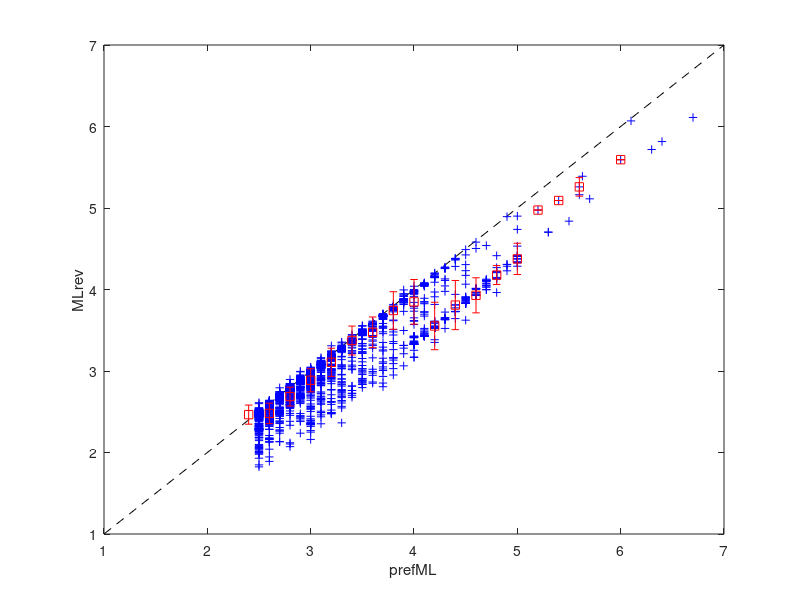

Write the MATLAB code that produced this figure.
% get_M_corr_fact.m
% 
% Develop generic relations to correct magnitudes for unknown types that 
% do not have a RevML field prior to 1986
% *************************************************************************

if exist('mdat','var') ~= 1
    disp('Loading mdat');
    load mdat_ml_rev.mat;
end

ind = [];
for i = 1:length(mdat)
    if ~isnan(mdat(i).MDAT_MLrevdist(1)) ...
       & mdat(i).MDAT_dateNum > datenum(1986,1,1) ...
       & mdat(i).MDAT_lat < -10
        ind = [ind i];
    end
end
%   
plot([1, 7], [1, 7], 'k--');
hold on;
plot(([mdat(ind).MDAT_prefML]),([mdat(ind).MDAT_MLrev]),'b+');
xlabel('prefML');
ylabel('MLrev');

mrange = (1:0.2:6);
for i = 1:length(mrange)
    mind = find(([mdat(ind).MDAT_prefML]) >= mrange(i)-0.1 ...
           & ([mdat(ind).MDAT_prefML]) < mrange(i)+0.1);
    medrev(i) = median(([mdat(ind(mind)).MDAT_MLrev]));
    stdrev(i) = std(([mdat(ind(mind)).MDAT_MLrev]));
end
delnan = find(isnan(medrev));
mrange(delnan) = [];
medrev(delnan) = [];
stdrev(delnan) = [];

hold on;
errorbar((mrange),(medrev),(stdrev),'rs');
mcorr = polyfit(mrange,medrev,1);
dlmwrite('mcorr.dat',mcorr);
